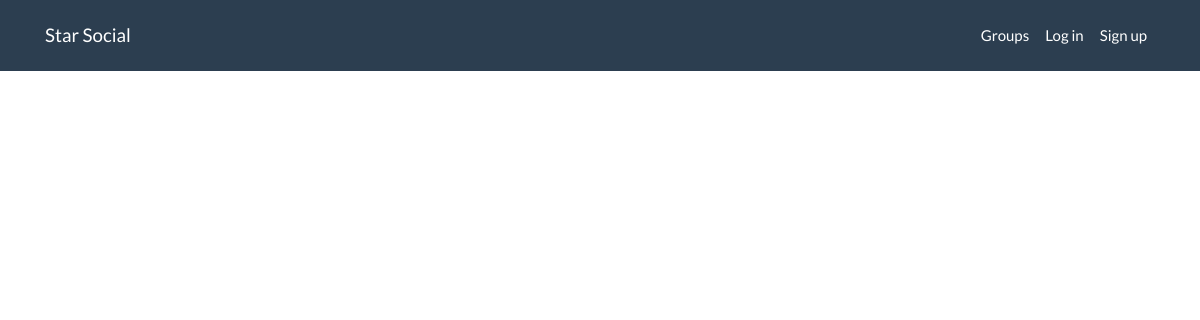
The app's page /posts/, older data.
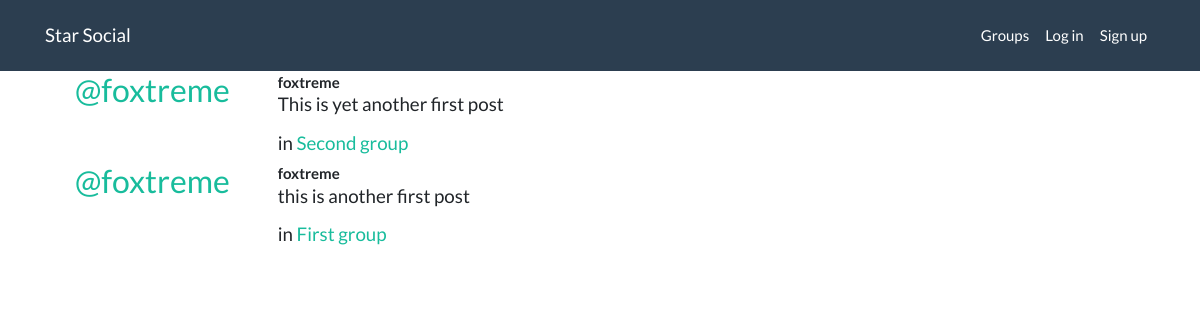
The same page, newer data.
### posts/models.py (models this page shows, shortened)
class Post(models.Model):
    user = models.ForeignKey(User, related_name='posts', on_delete=models.CASCADE)
    created_at = models.DateTimeField(auto_now=True)
    message = models.TextField()
    message_html = models.TextField(editable=False)
    group = models.ForeignKey(Group, related_name='posts', null=True, blank=True, on_delete=models.CASCADE )
    class Meta:
        ordering = ['-created_at']
        unique_together = ['user', 'message']

### groups/models.py (models this page shows, shortened)
class Group(models.Model):
    name = models.CharField(max_length=255, unique=True)
    slug = models.SlugField(allow_unicode=True, unique=True)
    description = models.TextField(blank=True, default='')
    description_html = models.TextField(editable=False, default='', blank=True)
    members = models.ManyToManyField(User, through='GroupMember')
    class Meta:
        ordering = ['name']

### posts/views.py (the view)
# urls.py: path('', views.PostList.as_view(), name='all'),
class PostList(SelectRelatedMixin, generic.ListView):
    model = models.Post
    select_related = ('user', 'group')

### posts/templates/posts/post_list.html (shortened to what this page needs)
{% extends "posts/post_base.html" %}
{% block post_content %}
    <div class="col-md-8">
        {% for post in post_list %}
            {% include "posts/_post.html" %}
        {% endfor %}
    </div>
{% endblock %}

### posts/templates/posts/_post.html (shortened to what this page needs)
<div class="media">
    <h3 class="mr-5">
        <a href="{% url 'posts:for_user' username=post.user.username %}">
            @{{post.user.username}}
        </a>
    </h3>
    <div class="media-body">
        <strong>{{post.user.username}}</strong>
        <h5>
            {{post.message_html|safe}}
            {% if post.group %}
                <span class="group-name">in <a href="#">{{ post.group.name }}</a> </span>
            {% endif %}
        </h5>
    </div>
</div>

Row changes from the older to the newer data that the page shows:
added Post: user.username "foxtreme", message_html "This is yet another first post", group.name "Second group"
added Post: user.username "foxtreme", message_html "this is another first post", group.name "First group"
